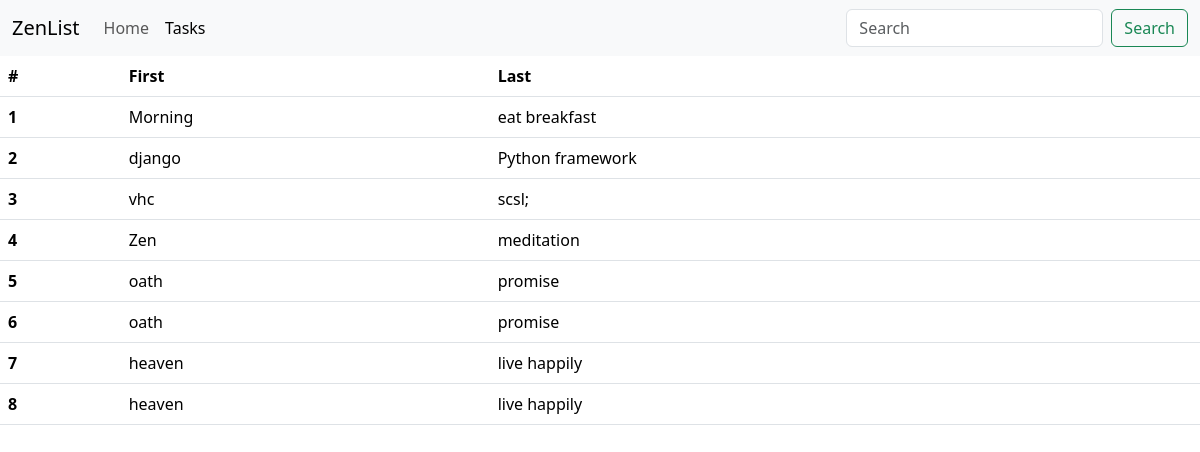
The app's page /task, older data.
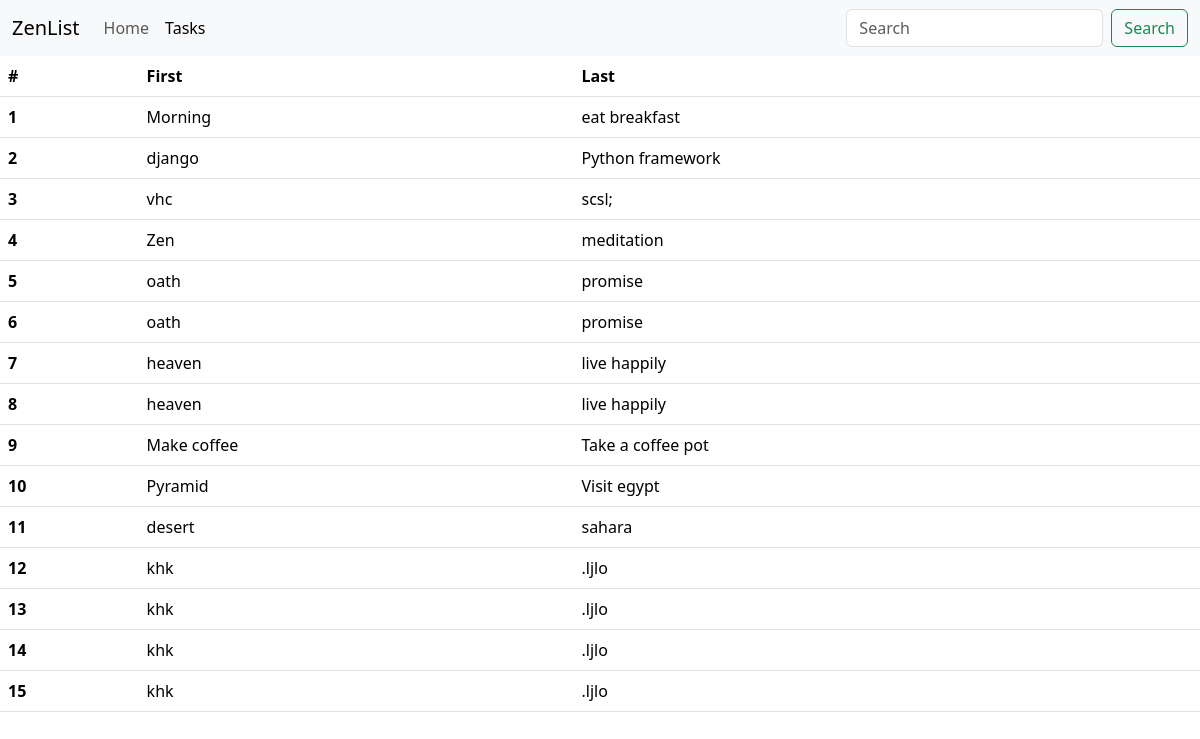
The same page, newer data.
### home/models.py (models this page shows, shortened)
class Task(models.Model):
    Tasktitle=models.CharField(max_length=25)
    Taskdesc=models.TextField(max_length=255)
    time=models.DateTimeField(auto_now_add=True)

### home/views.py (the view)
# urls.py: path('task',views.tasks,name='tasks')
def tasks(request):
    alltask=Task.objects.all()
    context={'tasks':alltask}
    return render(request,'tasks.html',context)

### templates/tasks.html (shortened to what this page needs)
<!DOCTYPE html>
<html lang="en">
  <head>
    <link
      href="https://cdn.jsdelivr.net/npm/bootstrap@5.3.2/dist/css/bootstrap.min.css"
      rel="stylesheet"
    />
  </head>
  <body>
    <nav class="navbar navbar-expand-lg bg-body-tertiary">
      <div class="container-fluid">
        <a class="navbar-brand" href="/">ZenList</a>
        <div class="collapse navbar-collapse" id="navbarSupportedContent">
          <ul class="navbar-nav me-auto mb-2 mb-lg-0">
            <li class="nav-item">
              <a class="nav-link" aria-current="page" href="/">Home</a>
            </li>
            <li class="nav-item">
              <a class="nav-link active" href="/task">Tasks</a>
            </li>
          </ul>
          <form class="d-flex" role="search">
            <input
              class="form-control me-2"
              type="search"
              placeholder="Search"
              aria-label="Search"
            />
            <button class="btn btn-outline-success" type="submit">
              Search
            </button>
          </form>
        </div>
      </div>
    </nav>
    <table class="table">
      <thead>
        <tr>
          <th scope="col">#</th>
          <th scope="col">First</th>
          <th scope="col">Last</th>
        </tr>
      </thead>
      <tbody>
        {% for task in tasks %}
        <tr>
          <th scope="row">{{forloop.counter}}</th>
          <td>{{task.Tasktitle}}</td>
          <td>{{task.Taskdesc}}</td>
        </tr>
        {% endfor %}
      </tbody>
    </table>
  </body>
</html>

Row changes from the older to the newer data that the page shows:
added Task: Tasktitle "Make coffee", Taskdesc "Take a coffee pot"
added Task: Tasktitle "Pyramid", Taskdesc "Visit egypt"
added Task: Tasktitle "desert", Taskdesc "sahara"
added Task: Tasktitle "khk", Taskdesc ".ljlo"
added Task: Tasktitle "khk", Taskdesc ".ljlo"
added Task: Tasktitle "khk", Taskdesc ".ljlo"
added Task: Tasktitle "khk", Taskdesc ".ljlo"
